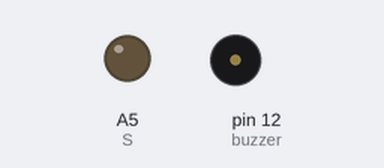
This sketch was run on a simulated Arduino Nano, built with avr-gcc and run on an emulated ATmega328P. Parts: output pins drawn as LEDs (lit = HIGH), buzzer (waves = sounding).

Above: at 6.0 s.
At 16.2 s:
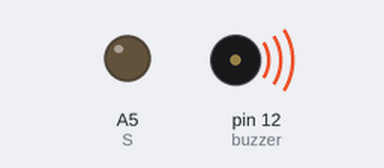
At 32.08 s:
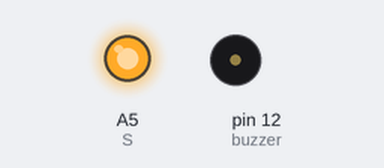
Timing chart, 0 to 40.7 s (numbered marks = the images above):
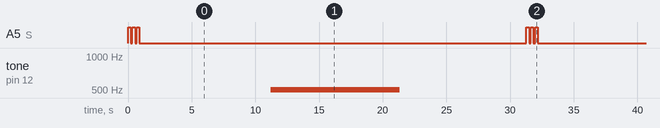

The sketch:

test_3_sos.ino
```cpp
int S = A5;
int O = A6;
int S2 = A7;

int buzzer = 12;
int i=0;
int x = 0;


void setup() {
  // put your setup code here, to run once:
pinMode(S, OUTPUT);
  pinMode(O, OUTPUT);
  pinMode(S2, OUTPUT);

pinMode(buzzer, OUTPUT);
}

void loop() {
  // put your main code here, to run repeatedly:


//Eeerste letter S


for ( x=0; x<3; x++){
  digitalWrite(S, HIGH);
  delay(200);
  digitalWrite(S, LOW);
  delay(150);
}

delay(150);

//tweede letter O
for ( x=0; x<3; x++){
  digitalWrite(O, HIGH);
  delay(450);
  digitalWrite(O,LOW);
  delay(150);
}

delay(150);


//derde letter S

for( x=0; x<3; x++){
  digitalWrite(S2, HIGH);
  delay(200);
  digitalWrite(S2, LOW);
  delay(150);
}


delay(2000);


//Ambulance

for( x=0;x<3;x++){


for(i=500;i<1000;i++){
  tone(12,i);
  delay(5);
  }
  for(i=1000;i>500;i--){
  tone(12,i);
  delay(5);
  }

 delay(5);


  }


  noTone(12);
  delay(10000);


}
```

Measured:
- by itself, A5 (S): repeats every 31.3 s: 2 × (LOW 0.15 s, HIGH 0.20 s), LOW 30.4 s, HIGH 0.20 s
- by itself, tone on pin 12 (buzzer): alternates 501 Hz for 10.1 s and silent for 21.2 s
